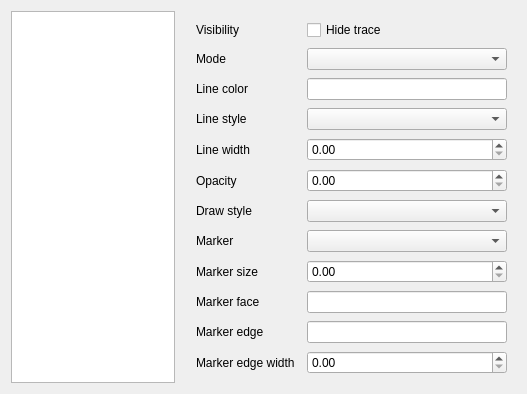
<?xml version="1.0" encoding="UTF-8"?>
<ui version="4.0">
 <class>traceAppearanceDialogContent</class>
 <widget class="QWidget" name="traceAppearanceDialogContent">
  <layout class="QHBoxLayout" name="content_layout">
   <property name="spacing">
    <number>12</number>
   </property>
   <item>
    <widget class="QListWidget" name="trace_list">
     <property name="minimumWidth">
      <number>180</number>
     </property>
     <property name="sizePolicy">
      <sizepolicy hsizetype="Preferred" vsizetype="Expanding">
       <horstretch>1</horstretch>
       <verstretch>0</verstretch>
      </sizepolicy>
     </property>
    </widget>
   </item>
   <item>
    <widget class="QWidget" name="form_container">
     <property name="sizePolicy">
      <sizepolicy hsizetype="Preferred" vsizetype="Preferred">
       <horstretch>2</horstretch>
       <verstretch>0</verstretch>
      </sizepolicy>
     </property>
     <layout class="QFormLayout" name="form_layout">
      <property name="horizontalSpacing">
       <number>12</number>
      </property>
      <property name="verticalSpacing">
       <number>8</number>
      </property>
      <item row="0" column="0">
       <widget class="QLabel" name="visibility_label">
        <property name="text">
         <string>Visibility</string>
        </property>
       </widget>
      </item>
      <item row="0" column="1">
       <widget class="QCheckBox" name="hide_trace_checkbox">
        <property name="text">
         <string>Hide trace</string>
        </property>
       </widget>
      </item>
      <item row="1" column="0">
       <widget class="QLabel" name="mode_label">
        <property name="text">
         <string>Mode</string>
        </property>
       </widget>
      </item>
      <item row="1" column="1">
       <widget class="QComboBox" name="mode_combo"/>
      </item>
      <item row="2" column="0">
       <widget class="QLabel" name="line_color_label">
        <property name="text">
         <string>Line color</string>
        </property>
       </widget>
      </item>
      <item row="2" column="1">
       <widget class="MatplotlibColorLineEdit" name="line_color_edit">
        <property name="allowEmpty">
         <bool>false</bool>
        </property>
       </widget>
      </item>
      <item row="3" column="0">
       <widget class="QLabel" name="line_style_label">
        <property name="text">
         <string>Line style</string>
        </property>
       </widget>
      </item>
      <item row="3" column="1">
       <widget class="QComboBox" name="line_style_combo"/>
      </item>
      <item row="4" column="0">
       <widget class="QLabel" name="line_width_label">
        <property name="text">
         <string>Line width</string>
        </property>
       </widget>
      </item>
      <item row="4" column="1">
       <widget class="QDoubleSpinBox" name="line_width_spin">
        <property name="maximum">
         <double>99.000000000000000</double>
        </property>
        <property name="singleStep">
         <double>0.100000000000000</double>
        </property>
       </widget>
      </item>
      <item row="5" column="0">
       <widget class="QLabel" name="opacity_label">
        <property name="text">
         <string>Opacity</string>
        </property>
       </widget>
      </item>
      <item row="5" column="1">
       <widget class="QDoubleSpinBox" name="opacity_spin">
        <property name="maximum">
         <double>1.000000000000000</double>
        </property>
        <property name="singleStep">
         <double>0.050000000000000</double>
        </property>
       </widget>
      </item>
      <item row="6" column="0">
       <widget class="QLabel" name="draw_style_label">
        <property name="text">
         <string>Draw style</string>
        </property>
       </widget>
      </item>
      <item row="6" column="1">
       <widget class="QComboBox" name="draw_style_combo"/>
      </item>
      <item row="7" column="0">
       <widget class="QLabel" name="marker_label">
        <property name="text">
         <string>Marker</string>
        </property>
       </widget>
      </item>
      <item row="7" column="1">
       <widget class="QComboBox" name="marker_combo"/>
      </item>
      <item row="8" column="0">
       <widget class="QLabel" name="marker_size_label">
        <property name="text">
         <string>Marker size</string>
        </property>
       </widget>
      </item>
      <item row="8" column="1">
       <widget class="QDoubleSpinBox" name="marker_size_spin">
        <property name="maximum">
         <double>99.000000000000000</double>
        </property>
        <property name="singleStep">
         <double>0.500000000000000</double>
        </property>
       </widget>
      </item>
      <item row="9" column="0">
       <widget class="QLabel" name="marker_face_label">
        <property name="text">
         <string>Marker face</string>
        </property>
       </widget>
      </item>
      <item row="9" column="1">
       <widget class="MatplotlibColorLineEdit" name="marker_face_color_edit">
        <property name="allowAuto">
         <bool>true</bool>
        </property>
        <property name="allowEmpty">
         <bool>false</bool>
        </property>
       </widget>
      </item>
      <item row="10" column="0">
       <widget class="QLabel" name="marker_edge_label">
        <property name="text">
         <string>Marker edge</string>
        </property>
       </widget>
      </item>
      <item row="10" column="1">
       <widget class="MatplotlibColorLineEdit" name="marker_edge_color_edit">
        <property name="allowAuto">
         <bool>true</bool>
        </property>
        <property name="allowEmpty">
         <bool>false</bool>
        </property>
       </widget>
      </item>
      <item row="11" column="0">
       <widget class="QLabel" name="marker_edge_width_label">
        <property name="text">
         <string>Marker edge width</string>
        </property>
       </widget>
      </item>
      <item row="11" column="1">
       <widget class="QDoubleSpinBox" name="marker_edge_width_spin">
        <property name="maximum">
         <double>99.000000000000000</double>
        </property>
        <property name="singleStep">
         <double>0.100000000000000</double>
        </property>
       </widget>
      </item>
     </layout>
    </widget>
   </item>
  </layout>
 </widget>
 <customwidgets>
  <customwidget>
   <class>MatplotlibColorLineEdit</class>
   <extends>QLineEdit</extends>
   <header>hyde.user_interface.shared.figure</header>
  </customwidget>
 </customwidgets>
 <resources/>
 <connections/>
</ui>
